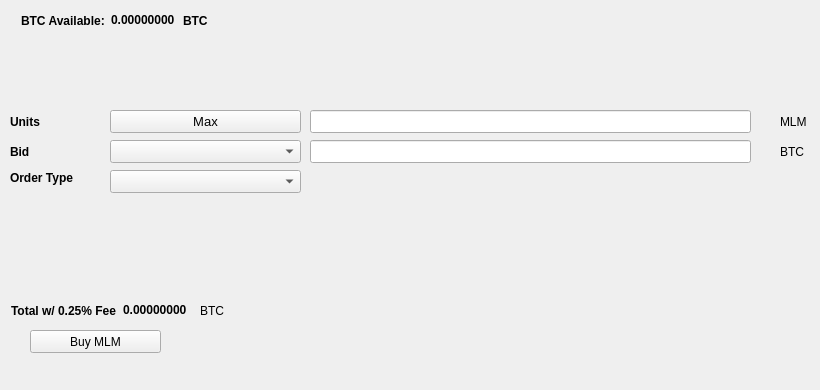
   <widget class="QWidget" name="BuyTab">
    <attribute name="title">
     <string>Buy</string>
    </attribute>
    <widget class="QPushButton" name="BuyMLM">
     <property name="geometry">
      <rect>
       <x>30</x>
       <y>330</y>
       <width>131</width>
       <height>23</height>
      </rect>
     </property>
     <property name="text">
      <string>Buy MLM</string>
     </property>
     <property name="icon">
      <iconset resource="../mktcoin.qrc">
       <normaloff>:/icons/bitcoin</normaloff>:/icons/bitcoin</iconset>
     </property>
    </widget>
    <widget class="QLabel" name="label_3">
     <property name="geometry">
      <rect>
       <x>10</x>
       <y>110</y>
       <width>46</width>
       <height>23</height>
      </rect>
     </property>
     <property name="font">
      <font>
       <weight>75</weight>
       <bold>true</bold>
      </font>
     </property>
     <property name="text">
      <string>Units</string>
     </property>
    </widget>
    <widget class="QLineEdit" name="UnitsInput">
     <property name="geometry">
      <rect>
       <x>310</x>
       <y>110</y>
       <width>441</width>
       <height>23</height>
      </rect>
     </property>
     <property name="font">
      <font>
       <pointsize>9</pointsize>
       <weight>75</weight>
       <bold>true</bold>
      </font>
     </property>
    </widget>
    <widget class="QLineEdit" name="BuyBidPriceEdit">
     <property name="geometry">
      <rect>
       <x>310</x>
       <y>140</y>
       <width>441</width>
       <height>23</height>
      </rect>
     </property>
     <property name="font">
      <font>
       <pointsize>9</pointsize>
       <weight>75</weight>
       <bold>true</bold>
      </font>
     </property>
    </widget>
    <widget class="QLabel" name="label_4">
     <property name="geometry">
      <rect>
       <x>780</x>
       <y>110</y>
       <width>31</width>
       <height>23</height>
      </rect>
     </property>
     <property name="text">
      <string>MLM</string>
     </property>
    </widget>
    <widget class="QLabel" name="label_5">
     <property name="geometry">
      <rect>
       <x>780</x>
       <y>140</y>
       <width>31</width>
       <height>23</height>
      </rect>
     </property>
     <property name="text">
      <string>BTC</string>
     </property>
    </widget>
    <widget class="QLabel" name="label_6">
     <property name="geometry">
      <rect>
       <x>10</x>
       <y>140</y>
       <width>46</width>
       <height>23</height>
      </rect>
     </property>
     <property name="font">
      <font>
       <weight>75</weight>
       <bold>true</bold>
      </font>
     </property>
     <property name="text">
      <string>Bid</string>
     </property>
    </widget>
    <widget class="QLabel" name="label_7">
     <property name="geometry">
      <rect>
       <x>10</x>
       <y>170</y>
       <width>91</width>
       <height>16</height>
      </rect>
     </property>
     <property name="font">
      <font>
       <weight>75</weight>
       <bold>true</bold>
      </font>
     </property>
     <property name="text">
      <string>Order Type</string>
     </property>
    </widget>
    <widget class="QPushButton" name="Buy_Max_Amount">
     <property name="geometry">
      <rect>
       <x>110</x>
       <y>110</y>
       <width>191</width>
       <height>23</height>
      </rect>
     </property>
     <property name="font">
      <font>
       <pointsize>10</pointsize>
      </font>
     </property>
     <property name="text">
      <string>Max</string>
     </property>
    </widget>
    <widget class="QComboBox" name="BuyBidcomboBox">
     <property name="geometry">
      <rect>
       <x>110</x>
       <y>140</y>
       <width>191</width>
       <height>23</height>
      </rect>
     </property>
     <property name="font">
      <font>
       <pointsize>10</pointsize>
      </font>
     </property>
    </widget>
    <widget class="QComboBox" name="buyOrdertypeCombo">
     <property name="geometry">
      <rect>
       <x>110</x>
       <y>170</y>
       <width>191</width>
       <height>23</height>
      </rect>
     </property>
     <property name="font">
      <font>
       <pointsize>10</pointsize>
      </font>
     </property>
    </widget>
    <widget class="QWidget" name="layoutWidget1">
     <property name="geometry">
      <rect>
       <x>21</x>
       <y>11</y>
       <width>227</width>
       <height>19</height>
      </rect>
     </property>
     <layout class="QHBoxLayout" name="horizontalLayout_3">
      <item>
       <widget class="QLabel" name="label232">
        <property name="font">
         <font>
          <weight>75</weight>
          <bold>true</bold>
         </font>
        </property>
        <property name="text">
         <string>BTC Available:</string>
        </property>
       </widget>
      </item>
      <item>
       <widget class="QLabel" name="BtcAvailableLbl">
        <property name="palette">
         <palette>
          <active>
           <colorrole role="WindowText">
            <brush brushstyle="SolidPattern">
             <color alpha="255">
              <red>0</red>
              <green>0</green>
              <blue>0</blue>
             </color>
            </brush>
           </colorrole>
           <colorrole role="Button">
            <brush brushstyle="SolidPattern">
             <color alpha="255">
              <red>0</red>
              <green>170</green>
              <blue>0</blue>
             </color>
            </brush>
           </colorrole>
           <colorrole role="Light">
            <brush brushstyle="SolidPattern">
             <color alpha="255">
              <red>0</red>
              <green>255</green>
              <blue>0</blue>
             </color>
            </brush>
           </colorrole>
           <colorrole role="Midlight">
            <brush brushstyle="SolidPattern">
             <color alpha="255">
              <red>0</red>
              <green>212</green>
              <blue>0</blue>
             </color>
            </brush>
           </colorrole>
           <colorrole role="Dark">
            <brush brushstyle="SolidPattern">
             <color alpha="255">
              <red>0</red>
              <green>85</green>
              <blue>0</blue>
             </color>
            </brush>
           </colorrole>
           <colorrole role="Mid">
            <brush brushstyle="SolidPattern">
             <color alpha="255">
              <red>0</red>
              <green>113</green>
              <blue>0</blue>
             </color>
            </brush>
           </colorrole>
           <colorrole role="Text">
            <brush brushstyle="SolidPattern">
             <color alpha="255">
              <red>0</red>
              <green>170</green>
              <blue>0</blue>
             </color>
            </brush>
           </colorrole>
           <colorrole role="BrightText">
            <brush brushstyle="SolidPattern">
             <color alpha="255">
              <red>255</red>
              <green>255</green>
              <blue>255</blue>
             </color>
            </brush>
           </colorrole>
           <colorrole role="ButtonText">
            <brush brushstyle="SolidPattern">
             <color alpha="255">
              <red>0</red>
              <green>0</green>
              <blue>0</blue>
             </color>
            </brush>
           </colorrole>
           <colorrole role="Base">
            <brush brushstyle="SolidPattern">
             <color alpha="255">
              <red>255</red>
              <green>255</green>
              <blue>255</blue>
             </color>
            </brush>
           </colorrole>
           <colorrole role="Window">
            <brush brushstyle="SolidPattern">
             <color alpha="255">
              <red>0</red>
              <green>170</green>
              <blue>0</blue>
             </color>
            </brush>
           </colorrole>
           <colorrole role="Shadow">
            <brush brushstyle="SolidPattern">
             <color alpha="255">
              <red>0</red>
              <green>0</green>
              <blue>0</blue>
             </color>
            </brush>
           </colorrole>
           <colorrole role="AlternateBase">
            <brush brushstyle="SolidPattern">
             <color alpha="255">
              <red>127</red>
              <green>212</green>
              <blue>127</blue>
             </color>
            </brush>
           </colorrole>
           <colorrole role="ToolTipBase">
            <brush brushstyle="SolidPattern">
             <color alpha="255">
              <red>255</red>
              <green>255</green>
              <blue>220</blue>
             </color>
            </brush>
           </colorrole>
           <colorrole role="ToolTipText">
            <brush brushstyle="SolidPattern">
             <color alpha="255">
              <red>0</red>
              <green>0</green>
              <blue>0</blue>
             </color>
            </brush>
           </colorrole>
          </active>
          <inactive>
           <colorrole role="WindowText">
            <brush brushstyle="SolidPattern">
             <color alpha="255">
              <red>0</red>
              <green>0</green>
              <blue>0</blue>
             </color>
            </brush>
           </colorrole>
           <colorrole role="Button">
            <brush brushstyle="SolidPattern">
             <color alpha="255">
              <red>0</red>
              <green>170</green>
              <blue>0</blue>
             </color>
            </brush>
           </colorrole>
           <colorrole role="Light">
            <brush brushstyle="SolidPattern">
             <color alpha="255">
              <red>0</red>
              <green>255</green>
              <blue>0</blue>
             </color>
            </brush>
           </colorrole>
           <colorrole role="Midlight">
            <brush brushstyle="SolidPattern">
             <color alpha="255">
              <red>0</red>
              <green>212</green>
              <blue>0</blue>
             </color>
            </brush>
           </colorrole>
           <colorrole role="Dark">
            <brush brushstyle="SolidPattern">
             <color alpha="255">
              <red>0</red>
              <green>85</green>
              <blue>0</blue>
             </color>
            </brush>
           </colorrole>
           <colorrole role="Mid">
            <brush brushstyle="SolidPattern">
             <color alpha="255">
              <red>0</red>
              <green>113</green>
              <blue>0</blue>
             </color>
            </brush>
           </colorrole>
           <colorrole role="Text">
            <brush brushstyle="SolidPattern">
             <color alpha="255">
              <red>0</red>
              <green>170</green>
              <blue>0</blue>
             </color>
            </brush>
           </colorrole>
           <colorrole role="BrightText">
            <brush brushstyle="SolidPattern">
             <color alpha="255">
              <red>255</red>
              <green>255</green>
              <blue>255</blue>
             </color>
            </brush>
           </colorrole>
           <colorrole role="ButtonText">
            <brush brushstyle="SolidPattern">
             <color alpha="255">
              <red>0</red>
              <green>0</green>
              <blue>0</blue>
             </color>
            </brush>
           </colorrole>
           <colorrole role="Base">
            <brush brushstyle="SolidPattern">
             <color alpha="255">
              <red>255</red>
              <green>255</green>
              <blue>255</blue>
             </color>
            </brush>
           </colorrole>
           <colorrole role="Window">
            <brush brushstyle="SolidPattern">
             <color alpha="255">
              <red>0</red>
              <green>170</green>
              <blue>0</blue>
             </color>
            </brush>
           </colorrole>
           <colorrole role="Shadow">
            <brush brushstyle="SolidPattern">
             <color alpha="255">
              <red>0</red>
              <green>0</green>
              <blue>0</blue>
             </color>
            </brush>
           </colorrole>
           <colorrole role="AlternateBase">
            <brush brushstyle="SolidPattern">
             <color alpha="255">
              <red>127</red>
              <green>212</green>
              <blue>127</blue>
             </color>
            </brush>
           </colorrole>
           <colorrole role="ToolTipBase">
            <brush brushstyle="SolidPattern">
             <color alpha="255">
              <red>255</red>
              <green>255</green>
              <blue>220</blue>
             </color>
            </brush>
           </colorrole>
           <colorrole role="ToolTipText">
            <brush brushstyle="SolidPattern">
             <color alpha="255">
              <red>0</red>
              <green>0</green>
              <blue>0</blue>
             </color>
            </brush>
           </colorrole>
          </inactive>
          <disabled>
           <colorrole role="WindowText">
            <brush brushstyle="SolidPattern">
             <color alpha="255">
              <red>0</red>
              <green>85</green>
              <blue>0</blue>
             </color>
            </brush>
           </colorrole>
           <colorrole role="Button">
            <brush brushstyle="SolidPattern">
             <color alpha="255">
              <red>0</red>
              <green>170</green>
              <blue>0</blue>
             </color>
            </brush>
           </colorrole>
           <colorrole role="Light">
            <brush brushstyle="SolidPattern">
             <color alpha="255">
              <red>0</red>
              <green>255</green>
              <blue>0</blue>
             </color>
            </brush>
           </colorrole>
           <colorrole role="Midlight">
            <brush brushstyle="SolidPattern">
             <color alpha="255">
              <red>0</red>
              <green>212</green>
              <blue>0</blue>
             </color>
            </brush>
           </colorrole>
           <colorrole role="Dark">
            <brush brushstyle="SolidPattern">
             <color alpha="255">
              <red>0</red>
              <green>85</green>
              <blue>0</blue>
             </color>
            </brush>
           </colorrole>
           <colorrole role="Mid">
            <brush brushstyle="SolidPattern">
             <color alpha="255">
              <red>0</red>
              <green>113</green>
              <blue>0</blue>
             </color>
            </brush>
           </colorrole>
           <colorrole role="Text">
            <brush brushstyle="SolidPattern">
             <color alpha="255">
              <red>0</red>
              <green>85</green>
              <blue>0</blue>
             </color>
            </brush>
           </colorrole>
           <colorrole role="BrightText">
            <brush brushstyle="SolidPattern">
             <color alpha="255">
              <red>255</red>
              <green>255</green>
              <blue>255</blue>
             </color>
            </brush>
           </colorrole>
           <colorrole role="ButtonText">
            <brush brushstyle="SolidPattern">
             <color alpha="255">
              <red>0</red>
              <green>85</green>
              <blue>0</blue>
             </color>
            </brush>
           </colorrole>
           <colorrole role="Base">
            <brush brushstyle="SolidPattern">
             <color alpha="255">
              <red>0</red>
              <green>170</green>
              <blue>0</blue>
             </color>
            </brush>
           </colorrole>
           <colorrole role="Window">
            <brush brushstyle="SolidPattern">
             <color alpha="255">
              <red>0</red>
              <green>170</green>
              <blue>0</blue>
             </color>
            </brush>
           </colorrole>
           <colorrole role="Shadow">
            <brush brushstyle="SolidPattern">
             <color alpha="255">
              <red>0</red>
              <green>0</green>
              <blue>0</blue>
             </color>
            </brush>
           </colorrole>
           <colorrole role="AlternateBase">
            <brush brushstyle="SolidPattern">
             <color alpha="255">
              <red>0</red>
              <green>170</green>
              <blue>0</blue>
             </color>
            </brush>
           </colorrole>
           <colorrole role="ToolTipBase">
            <brush brushstyle="SolidPattern">
             <color alpha="255">
              <red>255</red>
              <green>255</green>
              <blue>220</blue>
             </color>
            </brush>
           </colorrole>
           <colorrole role="ToolTipText">
            <brush brushstyle="SolidPattern">
             <color alpha="255">
              <red>0</red>
              <green>0</green>
              <blue>0</blue>
             </color>
            </brush>
           </colorrole>
          </disabled>
         </palette>
        </property>
        <property name="font">
         <font>
          <weight>75</weight>
          <bold>true</bold>
         </font>
        </property>
        <property name="text">
         <string>0.00000000</string>
        </property>
        <property name="textInteractionFlags">
         <set>Qt::LinksAccessibleByMouse|Qt::TextSelectableByKeyboard|Qt::TextSelectableByMouse</set>
        </property>
       </widget>
      </item>
      <item>
       <widget class="QLabel" name="BtcAvailableLbl_2">
        <property name="font">
         <font>
          <weight>75</weight>
          <bold>true</bold>
         </font>
        </property>
        <property name="text">
         <string>BTC</string>
        </property>
       </widget>
      </item>
     </layout>
    </widget>
    <widget class="QWidget" name="layoutWidge2">
     <property name="geometry">
      <rect>
       <x>11</x>
       <y>301</y>
       <width>259</width>
       <height>19</height>
      </rect>
     </property>
     <layout class="QHBoxLayout" name="horizontalLayout_4">
      <item>
       <widget class="QLabel" name="label_9">
        <property name="font">
         <font>
          <weight>75</weight>
          <bold>true</bold>
         </font>
        </property>
        <property name="text">
         <string>Total w/ 0.25% Fee</string>
        </property>
       </widget>
      </item>
      <item>
       <widget class="QLabel" name="BuyCostLabel">
        <property name="palette">
         <palette>
          <active>
           <colorrole role="WindowText">
            <brush brushstyle="SolidPattern">
             <color alpha="255">
              <red>0</red>
              <green>0</green>
              <blue>0</blue>
             </color>
            </brush>
           </colorrole>
           <colorrole role="Button">
            <brush brushstyle="SolidPattern">
             <color alpha="255">
              <red>0</red>
              <green>170</green>
              <blue>0</blue>
             </color>
            </brush>
           </colorrole>
           <colorrole role="Light">
            <brush brushstyle="SolidPattern">
             <color alpha="255">
              <red>0</red>
              <green>255</green>
              <blue>0</blue>
             </color>
            </brush>
           </colorrole>
           <colorrole role="Midlight">
            <brush brushstyle="SolidPattern">
             <color alpha="255">
              <red>0</red>
              <green>212</green>
              <blue>0</blue>
             </color>
            </brush>
           </colorrole>
           <colorrole role="Dark">
            <brush brushstyle="SolidPattern">
             <color alpha="255">
              <red>0</red>
              <green>85</green>
              <blue>0</blue>
             </color>
            </brush>
           </colorrole>
           <colorrole role="Mid">
            <brush brushstyle="SolidPattern">
             <color alpha="255">
              <red>0</red>
              <green>113</green>
              <blue>0</blue>
             </color>
            </brush>
           </colorrole>
           <colorrole role="Text">
            <brush brushstyle="SolidPattern">
             <color alpha="255">
              <red>0</red>
              <green>170</green>
              <blue>0</blue>
             </color>
            </brush>
           </colorrole>
           <colorrole role="BrightText">
            <brush brushstyle="SolidPattern">
             <color alpha="255">
              <red>255</red>
              <green>255</green>
              <blue>255</blue>
             </color>
            </brush>
           </colorrole>
           <colorrole role="ButtonText">
            <brush brushstyle="SolidPattern">
             <color alpha="255">
              <red>0</red>
              <green>0</green>
              <blue>0</blue>
             </color>
            </brush>
           </colorrole>
           <colorrole role="Base">
            <brush brushstyle="SolidPattern">
             <color alpha="255">
              <red>255</red>
              <green>255</green>
              <blue>255</blue>
             </color>
            </brush>
           </colorrole>
           <colorrole role="Window">
            <brush brushstyle="SolidPattern">
             <color alpha="255">
              <red>0</red>
              <green>170</green>
              <blue>0</blue>
             </color>
            </brush>
           </colorrole>
           <colorrole role="Shadow">
            <brush brushstyle="SolidPattern">
             <color alpha="255">
              <red>0</red>
              <green>0</green>
              <blue>0</blue>
             </color>
            </brush>
           </colorrole>
           <colorrole role="AlternateBase">
            <brush brushstyle="SolidPattern">
             <color alpha="255">
              <red>127</red>
              <green>212</green>
              <blue>127</blue>
             </color>
            </brush>
           </colorrole>
           <colorrole role="ToolTipBase">
            <brush brushstyle="SolidPattern">
             <color alpha="255">
              <red>255</red>
              <green>255</green>
              <blue>220</blue>
             </color>
            </brush>
           </colorrole>
           <colorrole role="ToolTipText">
            <brush brushstyle="SolidPattern">
             <color alpha="255">
              <red>0</red>
              <green>0</green>
              <blue>0</blue>
             </color>
            </brush>
           </colorrole>
          </active>
          <inactive>
           <colorrole role="WindowText">
            <brush brushstyle="SolidPattern">
             <color alpha="255">
              <red>0</red>
              <green>0</green>
              <blue>0</blue>
             </color>
            </brush>
           </colorrole>
           <colorrole role="Button">
            <brush brushstyle="SolidPattern">
             <color alpha="255">
              <red>0</red>
              <green>170</green>
              <blue>0</blue>
             </color>
            </brush>
           </colorrole>
           <colorrole role="Light">
            <brush brushstyle="SolidPattern">
             <color alpha="255">
              <red>0</red>
              <green>255</green>
              <blue>0</blue>
             </color>
            </brush>
           </colorrole>
           <colorrole role="Midlight">
            <brush brushstyle="SolidPattern">
             <color alpha="255">
              <red>0</red>
              <green>212</green>
              <blue>0</blue>
             </color>
            </brush>
           </colorrole>
           <colorrole role="Dark">
            <brush brushstyle="SolidPattern">
             <color alpha="255">
              <red>0</red>
              <green>85</green>
              <blue>0</blue>
             </color>
            </brush>
           </colorrole>
           <colorrole role="Mid">
            <brush brushstyle="SolidPattern">
             <color alpha="255">
              <red>0</red>
              <green>113</green>
              <blue>0</blue>
             </color>
            </brush>
           </colorrole>
           <colorrole role="Text">
            <brush brushstyle="SolidPattern">
             <color alpha="255">
              <red>0</red>
              <green>170</green>
              <blue>0</blue>
             </color>
            </brush>
           </colorrole>
           <colorrole role="BrightText">
            <brush brushstyle="SolidPattern">
             <color alpha="255">
              <red>255</red>
              <green>255</green>
              <blue>255</blue>
             </color>
            </brush>
           </colorrole>
           <colorrole role="ButtonText">
            <brush brushstyle="SolidPattern">
             <color alpha="255">
              <red>0</red>
              <green>0</green>
              <blue>0</blue>
             </color>
            </brush>
           </colorrole>
           <colorrole role="Base">
            <brush brushstyle="SolidPattern">
             <color alpha="255">
              <red>255</red>
              <green>255</green>
              <blue>255</blue>
             </color>
            </brush>
           </colorrole>
           <colorrole role="Window">
            <brush brushstyle="SolidPattern">
             <color alpha="255">
              <red>0</red>
              <green>170</green>
              <blue>0</blue>
             </color>
            </brush>
           </colorrole>
           <colorrole role="Shadow">
            <brush brushstyle="SolidPattern">
             <color alpha="255">
              <red>0</red>
              <green>0</green>
              <blue>0</blue>
             </color>
            </brush>
           </colorrole>
           <colorrole role="AlternateBase">
            <brush brushstyle="SolidPattern">
             <color alpha="255">
              <red>127</red>
              <green>212</green>
              <blue>127</blue>
             </color>
            </brush>
           </colorrole>
           <colorrole role="ToolTipBase">
            <brush brushstyle="SolidPattern">
             <color alpha="255">
              <red>255</red>
              <green>255</green>
              <blue>220</blue>
             </color>
            </brush>
           </colorrole>
           <colorrole role="ToolTipText">
            <brush brushstyle="SolidPattern">
             <color alpha="255">
              <red>0</red>
              <green>0</green>
              <blue>0</blue>
             </color>
            </brush>
           </colorrole>
          </inactive>
          <disabled>
           <colorrole role="WindowText">
            <brush brushstyle="SolidPattern">
             <color alpha="255">
              <red>0</red>
              <green>85</green>
              <blue>0</blue>
             </color>
            </brush>
           </colorrole>
           <colorrole role="Button">
            <brush brushstyle="SolidPattern">
             <color alpha="255">
              <red>0</red>
              <green>170</green>
              <blue>0</blue>
             </color>
            </brush>
           </colorrole>
           <colorrole role="Light">
            <brush brushstyle="SolidPattern">
             <color alpha="255">
              <red>0</red>
              <green>255</green>
              <blue>0</blue>
             </color>
            </brush>
           </colorrole>
           <colorrole role="Midlight">
            <brush brushstyle="SolidPattern">
             <color alpha="255">
              <red>0</red>
              <green>212</green>
              <blue>0</blue>
             </color>
            </brush>
           </colorrole>
           <colorrole role="Dark">
            <brush brushstyle="SolidPattern">
             <color alpha="255">
              <red>0</red>
              <green>85</green>
              <blue>0</blue>
             </color>
            </brush>
           </colorrole>
           <colorrole role="Mid">
            <brush brushstyle="SolidPattern">
             <color alpha="255">
              <red>0</red>
              <green>113</green>
              <blue>0</blue>
             </color>
            </brush>
           </colorrole>
           <colorrole role="Text">
            <brush brushstyle="SolidPattern">
             <color alpha="255">
              <red>0</red>
              <green>85</green>
              <blue>0</blue>
             </color>
            </brush>
           </colorrole>
           <colorrole role="BrightText">
            <brush brushstyle="SolidPattern">
             <color alpha="255">
              <red>255</red>
              <green>255</green>
              <blue>255</blue>
             </color>
            </brush>
           </colorrole>
           <colorrole role="ButtonText">
            <brush brushstyle="SolidPattern">
             <color alpha="255">
              <red>0</red>
              <green>85</green>
              <blue>0</blue>
             </color>
            </brush>
           </colorrole>
           <colorrole role="Base">
            <brush brushstyle="SolidPattern">
             <color alpha="255">
              <red>0</red>
              <green>170</green>
              <blue>0</blue>
             </color>
            </brush>
           </colorrole>
           <colorrole role="Window">
            <brush brushstyle="SolidPattern">
             <color alpha="255">
              <red>0</red>
              <green>170</green>
              <blue>0</blue>
             </color>
            </brush>
           </colorrole>
           <colorrole role="Shadow">
            <brush brushstyle="SolidPattern">
             <color alpha="255">
              <red>0</red>
              <green>0</green>
              <blue>0</blue>
             </color>
            </brush>
           </colorrole>
           <colorrole role="AlternateBase">
            <brush brushstyle="SolidPattern">
             <color alpha="255">
              <red>0</red>
              <green>170</green>
              <blue>0</blue>
             </color>
            </brush>
           </colorrole>
           <colorrole role="ToolTipBase">
            <brush brushstyle="SolidPattern">
             <color alpha="255">
              <red>255</red>
              <green>255</green>
              <blue>220</blue>
             </color>
            </brush>
           </colorrole>
           <colorrole role="ToolTipText">
            <brush brushstyle="SolidPattern">
             <color alpha="255">
              <red>0</red>
              <green>0</green>
              <blue>0</blue>
             </color>
            </brush>
           </colorrole>
          </disabled>
         </palette>
        </property>
        <property name="font">
         <font>
          <weight>75</weight>
          <bold>true</bold>
         </font>
        </property>
        <property name="autoFillBackground">
         <bool>false</bool>
        </property>
        <property name="text">
         <string>0.00000000</string>
        </property>
        <property name="textInteractionFlags">
         <set>Qt::LinksAccessibleByMouse|Qt::TextSelectableByMouse</set>
        </property>
       </widget>
      </item>
      <item>
       <widget class="QLabel" name="label_10">
        <property name="font">
         <font>
          <weight>50</weight>
          <bold>false</bold>
         </font>
        </property>
        <property name="text">
         <string>BTC</string>
        </property>
       </widget>
      </item>
     </layout>
    </widget>
    <widget class="QLabel" name="label_24">
     <property name="geometry">
      <rect>
       <x>460</x>
       <y>300</y>
       <width>281</width>
       <height>81</height>
      </rect>
     </property>
     <property name="text">
      <string/>
     </property>
     <property name="pixmap">
      <pixmap>:/images/bittrex</pixmap>
     </property>
    </widget>
   </widget>
